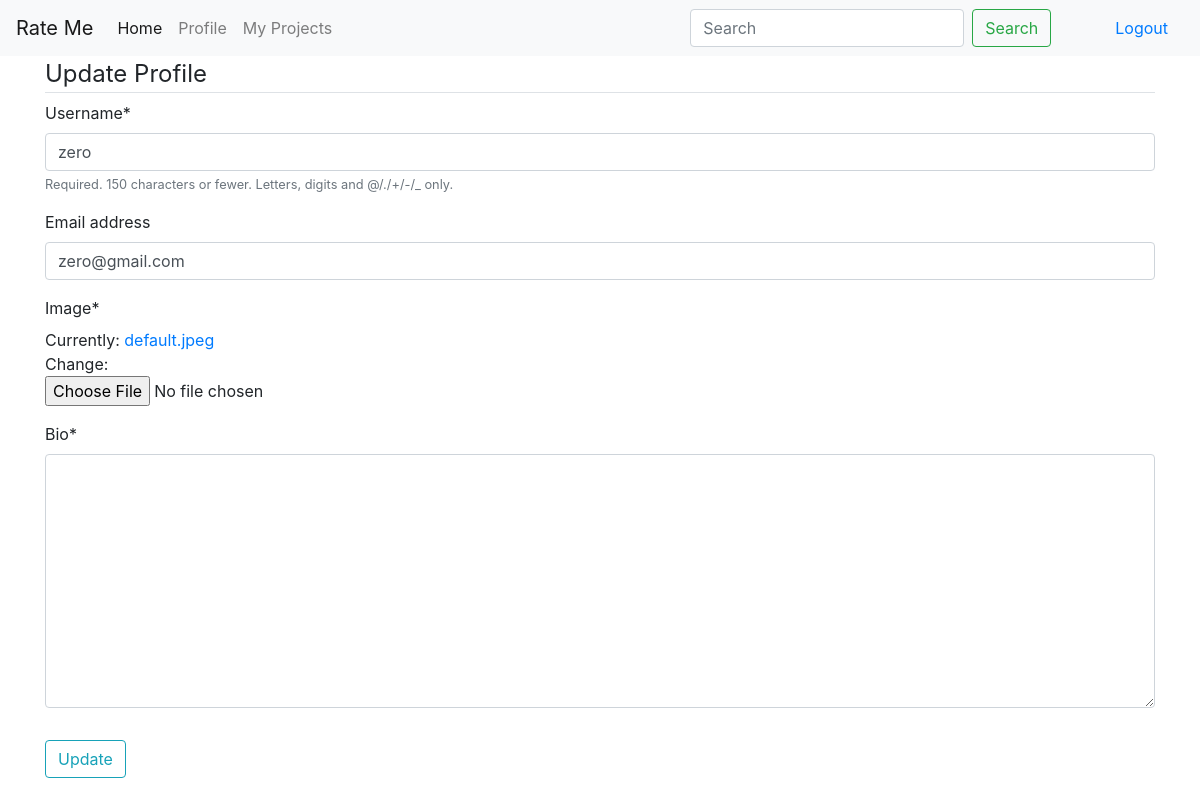
/update_profile/ (signed in), run on an earlier commit of the app's database.
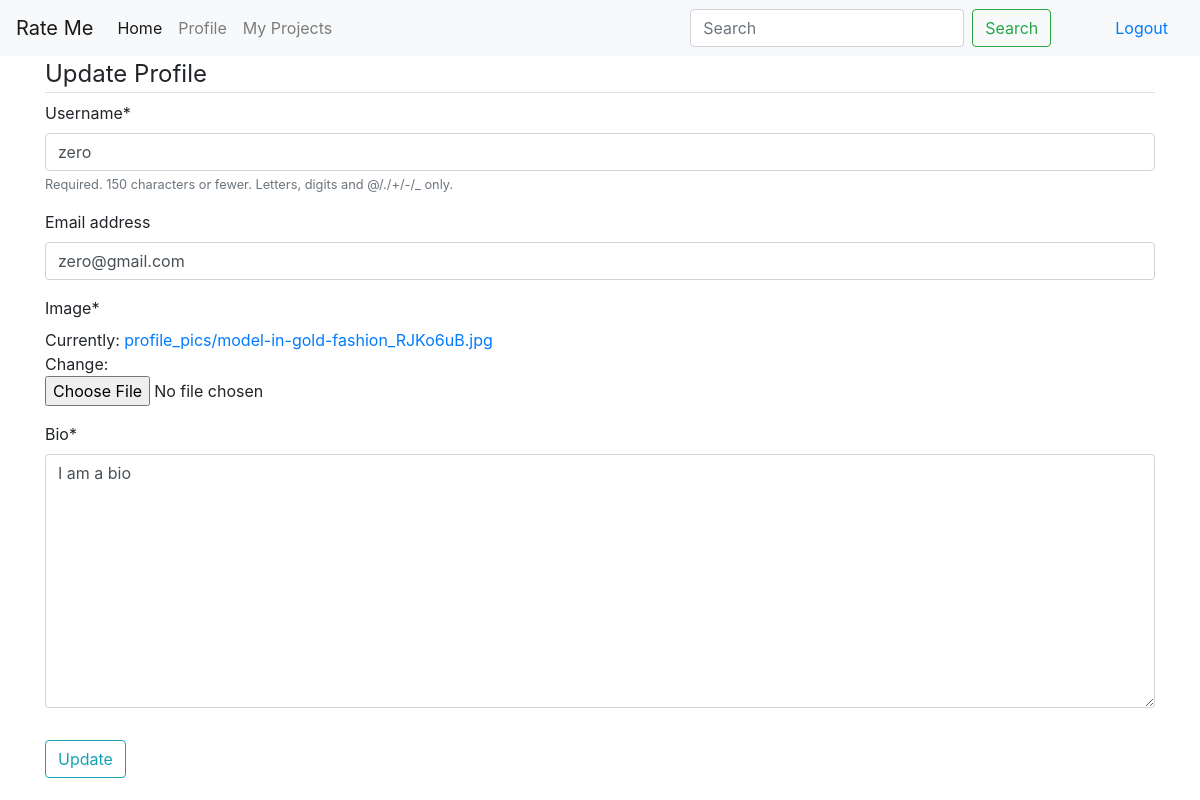
And on a later commit of the database.
### users/models.py (models this page shows, shortened)
class Profile(models.Model):
    user = models.OneToOneField(User, on_delete=models.CASCADE)
    image = models.ImageField(default='default.jpeg', upload_to='profile_pics')
    bio = models.TextField()

### users/views.py (the view)
# urls.py: path('update_profile/', user_views.update_profile, name="update"),
@login_required
def update_profile(request):
    if request.method == 'POST':
        u_form = UserUpdateForm(request.POST, instance=request.user)
        p_form = ProfileUpdateForm(request.POST,
                                   request.FILES,
                                   instance=request.user.profile)
        if u_form.is_valid() and p_form.is_valid():
            u_form.save()
            p_form.save()
            messages.success(request, "Your account has been updated")
            return redirect('profile')
    else:
        u_form = UserUpdateForm(instance=request.user)
        p_form = ProfileUpdateForm(instance=request.user.profile)
    context = {
        'u_form': u_form,
        'p_form': p_form
    }
    return render(request, 'users/update_profile.html', context)

### users/forms.py
class UserUpdateForm(forms.ModelForm):
    class Meta:
        model = User
        fields = ['username', 'email']

class ProfileUpdateForm(forms.ModelForm):
    class Meta:
        model = Profile
        fields = ['image', 'bio']

### users/templates/users/update_profile.html (shortened to what this page needs)
{% extends 'rateme/base.html' %}
{% load crispy_forms_tags %}
{% block content %}
    <div class="content-section">
        <form method="post" enctype="multipart/form-data">
            <fieldset class="form-group">
                <legend class="border-bottom">Update Profile</legend>
                {{ u_form|crispy }}
                {{ p_form|crispy }}
            </fieldset>
            <div class="form-group">
                <button class="btn btn-outline-info" type="submit">Update</button>
            </div>
        </form>
    </div>
{% endblock %}

What changed in the data, as far as the page shows it:
changed Profile: bio (not shown) → "I am a bio"
Also different on the page:
text no longer shown: "Image * Currently: default.jpeg Change: Bio *"
text now shown: "Image * Currently: profile_pics/model-in-gold-fashion_RJKo6uB.jpg Change: Bio *"
